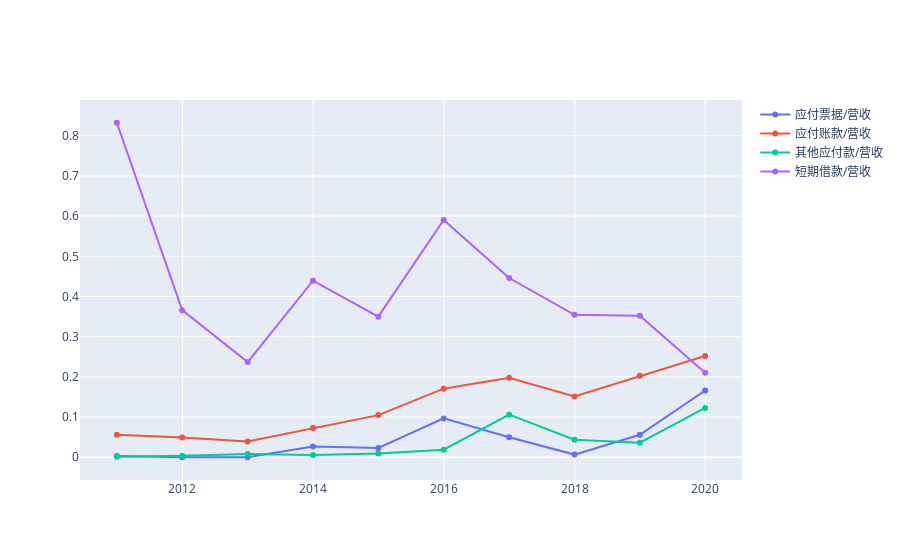

The notebook cell saved with this chart:
### Code cell
fig = go.Figure()
for col in cols_pay:
    fig.add_trace(go.Scatter(x=data_df.index, y=data_df[col]/data_df.total_revenue, name=cols_pay[col]+"/营收"))
fig.show()

### Figure 1 — Plotly figure (JSON) as saved in the notebook; plotly's stock layout.template omitted (floating-point values rounded to 4 significant figures)
{"data": [{"name": "应付票据/营收", "type": "scatter", "x": ["2010-12-31", "2011-12-31", "2012-12-31", "2013-12-31", "2014-12-31", "2015-12-31", "2016-12-31", "2017-12-31", "2018-12-31", "2019-12-31"], "y": [0.003059, 0, 0, 0.0269, 0.02303, 0.09672, 0.04987, 0.006627, 0.05594, 0.1661]}, {"name": "应付账款/营收", "type": "scatter", "x": ["2010-12-31", "2011-12-31", "2012-12-31", "2013-12-31", "2014-12-31", "2015-12-31", "2016-12-31", "2017-12-31", "2018-12-31", "2019-12-31"], "y": [0.05612, 0.04921, 0.03943, 0.0729, 0.1049, 0.1707, 0.1978, 0.1514, 0.2026, 0.2521]}, {"name": "其他应付款/营收", "type": "scatter", "x": ["2010-12-31", "2011-12-31", "2012-12-31", "2013-12-31", "2014-12-31", "2015-12-31", "2016-12-31", "2017-12-31", "2018-12-31", "2019-12-31"], "y": [0.001222, 0.003653, 0.008197, 0.005547, 0.009121, 0.01893, 0.106, 0.04378, 0.03614, 0.1228]}, {"name": "短期借款/营收", "type": "scatter", "x": ["2010-12-31", "2011-12-31", "2012-12-31", "2013-12-31", "2014-12-31", "2015-12-31", "2016-12-31", "2017-12-31", "2018-12-31", "2019-12-31"], "y": [0.8324, 0.3661, 0.2368, 0.4392, 0.3499, 0.5903, 0.446, 0.3545, 0.3522, 0.2105]}], "layout": {"autosize": true, "xaxis": {"autorange": true, "range": ["2010-06-17 20:53:01.0483", "2020-07-14 03:06:58.9517"], "type": "date"}, "yaxis": {"autorange": true, "range": [-0.06097, 0.8933], "type": "linear"}}}
